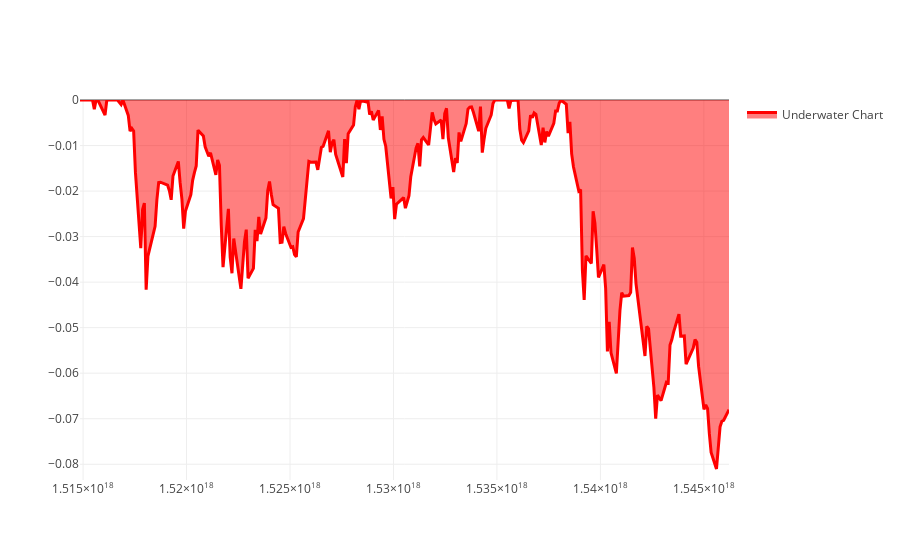

Notebook code cell kept with this figure:
### Code cell
make_plot_filled(stat.coords['time'].to_pandas(), stat.loc[:, 'underwater'].values, color="red", name="Underwater Chart", range_max= 0)

### Figure 1 — Plotly figure (JSON) as saved in the notebook; plotly's stock layout.template omitted (floating-point values rounded to 4 significant figures; data arrays with more than 128 entries replaced by an {"elided": "..."} marker saying what was removed)
{"data": [{"fill": "tonexty", "line": {"color": "red", "width": 3}, "name": "Underwater Chart", "type": "scatter", "uid": "8a50b2c3-b7da-4a1a-9125-6ec9413b9b91", "x": {"elided": "251 int values"}, "y": {"elided": "251 float values"}}], "layout": {"showlegend": true, "yaxis": {"range": [-0.08345, 0]}}}
